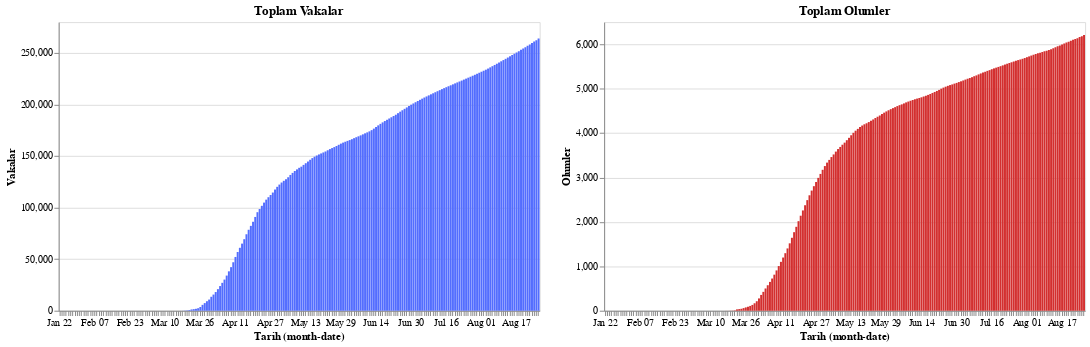

Notebook cell for this chart:
### Markdown cell above
temel bir grafik olusturuyorum

### Code cell
mavi = alt.value('#536DFE')
kirmizi = alt.value('#D32F2F')

grafik.encode(y='Vakalar', color = mavi).properties(title='Toplam Vakalar') | grafik.encode(y='Olumler', color=kirmizi).properties(title='Toplam Olumler')

### Figure 1 — Vega-Lite specification as saved in the notebook (floating-point values rounded to 4 significant figures; data arrays with more than 128 entries replaced by an {"elided": "..."} marker saying what was removed)
{"config": {"view": {"continuousWidth": 400, "continuousHeight": 300}}, "hconcat": [{"mark": "bar", "encoding": {"color": {"value": "#536DFE"}, "x": {"type": "ordinal", "field": "Tarih", "timeUnit": "monthdate"}, "y": {"type": "quantitative", "field": "Vakalar"}}, "title": "Toplam Vakalar", "width": 500}, {"mark": "bar", "encoding": {"color": {"value": "#D32F2F"}, "x": {"type": "ordinal", "field": "Tarih", "timeUnit": "monthdate"}, "y": {"type": "quantitative", "field": "Olumler"}}, "title": "Toplam Olumler", "width": 500}], "data": {"name": "data-33fe3329a0a134ceb853677502f87513"}, "$schema": "https://vega.github.io/schema/vega-lite/v4.8.1.json", "datasets": {"data-33fe3329a0a134ceb853677502f87513": {"elided": "219 records"}}}
